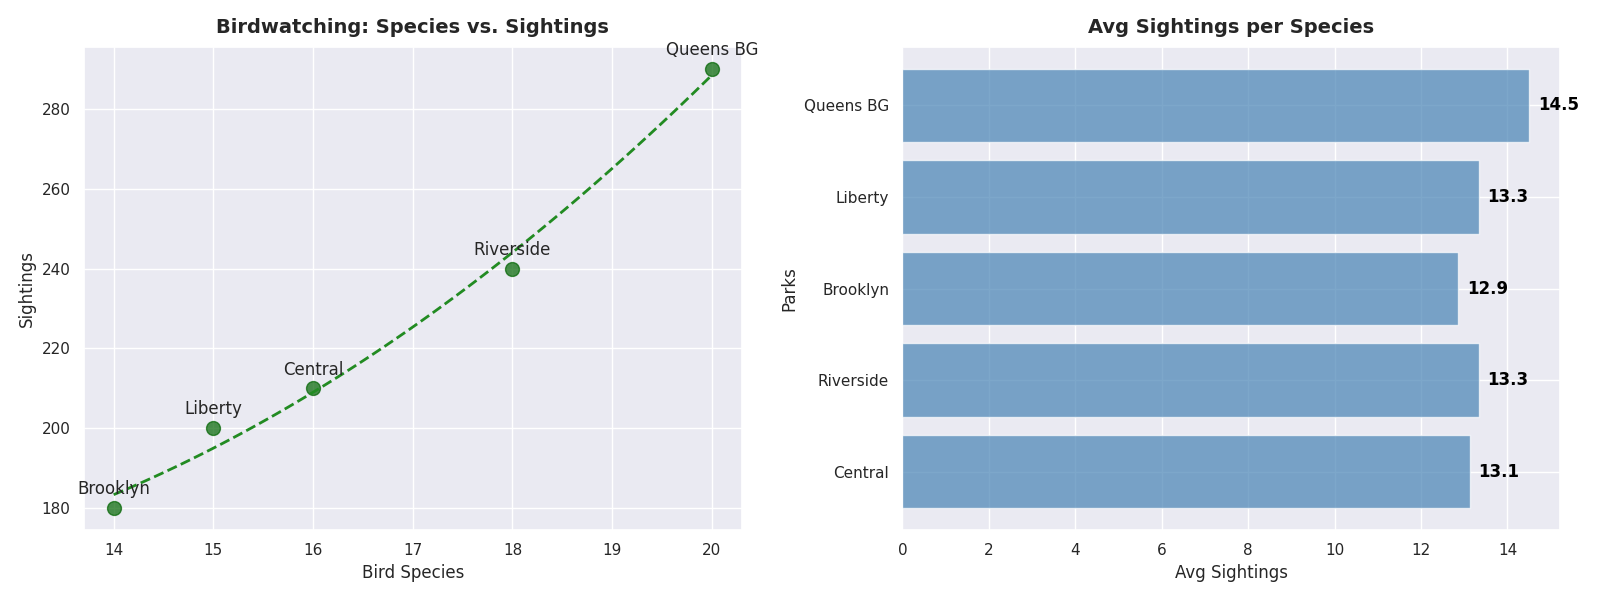

Here is the Python script that generated this plot:
import matplotlib.pyplot as plt
import numpy as np
from scipy.optimize import curve_fit

parks = ["Central", "Riverside", "Brooklyn", "Liberty", "Queens BG"]

species_count = np.array([16, 18, 14, 15, 20])
sightings = np.array([210, 240, 180, 200, 290])

def quadratic_model(x, a, b, c):
    return a * x**2 + b * x + c

params, covariance = curve_fit(quadratic_model, species_count, sightings)

species_fit = np.linspace(min(species_count), max(species_count), 100)
sightings_fit = quadratic_model(species_fit, *params)

avg_sightings_per_species = sightings / species_count

fig, axes = plt.subplots(1, 2, figsize=(16, 6))

axes[0].scatter(species_count, sightings, color='darkgreen', s=100, alpha=0.7)
axes[0].plot(species_fit, sightings_fit, color='forestgreen', linestyle='--', linewidth=2)
for i, park in enumerate(parks):
    axes[0].annotate(park, (species_count[i], sightings[i]), textcoords="offset points", xytext=(0, 10), ha='center')
axes[0].set_title("Birdwatching: Species vs. Sightings", fontsize=14, fontweight='bold', pad=10)
axes[0].set_xlabel("Bird Species", fontsize=12)
axes[0].set_ylabel("Sightings", fontsize=12)

axes[1].barh(parks, avg_sightings_per_species, color='steelblue', alpha=0.7)
axes[1].set_title("Avg Sightings per Species", fontsize=14, fontweight='bold', pad=10)
axes[1].set_xlabel("Avg Sightings", fontsize=12)
axes[1].set_ylabel("Parks", fontsize=12)
for i, v in enumerate(avg_sightings_per_species):
    axes[1].text(v + 0.2, i, f"{v:.1f}", color='black', va='center', fontweight='bold')

plt.tight_layout()
plt.show()
